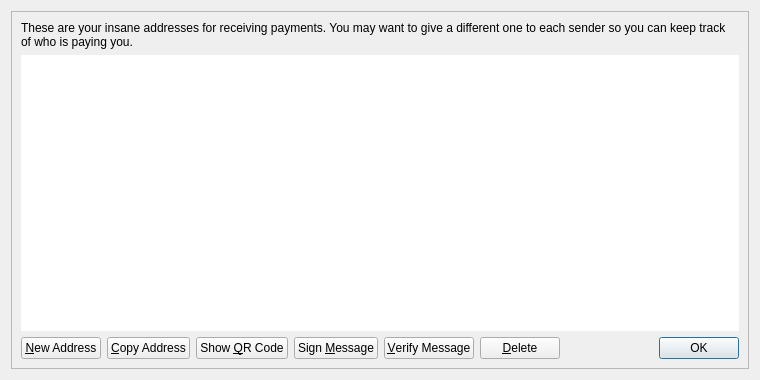
<?xml version="1.0" encoding="UTF-8"?>
<ui version="4.0">
 <class>AddressBookPage</class>
 <widget class="QWidget" name="AddressBookPage">
  <property name="geometry">
   <rect>
    <x>0</x>
    <y>0</y>
    <width>760</width>
    <height>380</height>
   </rect>
  </property>
  <property name="windowTitle">
   <string>Address Book</string>
  </property>
  <layout class="QVBoxLayout" name="verticalLayout_2">
   <item>
    <widget class="QFrame" name="frameMain">
     <property name="frameShape">
      <enum>QFrame::StyledPanel</enum>
     </property>
     <property name="frameShadow">
      <enum>QFrame::Raised</enum>
     </property>
     <layout class="QVBoxLayout" name="verticalLayout">
      <item>
       <widget class="QLabel" name="labelExplanation">
        <property name="text">
         <string>These are your insane addresses for receiving payments. You may want to give a different one to each sender so you can keep track of who is paying you.</string>
        </property>
        <property name="textFormat">
         <enum>Qt::PlainText</enum>
        </property>
        <property name="wordWrap">
         <bool>true</bool>
        </property>
       </widget>
      </item>
      <item>
       <widget class="QTableView" name="tableView">
        <property name="contextMenuPolicy">
         <enum>Qt::CustomContextMenu</enum>
        </property>
        <property name="toolTip">
         <string>Double-click to edit address or label</string>
        </property>
        <property name="frameShape">
         <enum>QFrame::NoFrame</enum>
        </property>
        <property name="tabKeyNavigation">
         <bool>false</bool>
        </property>
        <property name="alternatingRowColors">
         <bool>true</bool>
        </property>
        <property name="selectionMode">
         <enum>QAbstractItemView::SingleSelection</enum>
        </property>
        <property name="selectionBehavior">
         <enum>QAbstractItemView::SelectRows</enum>
        </property>
        <property name="sortingEnabled">
         <bool>true</bool>
        </property>
        <attribute name="verticalHeaderVisible">
         <bool>false</bool>
        </attribute>
       </widget>
      </item>
      <item>
       <layout class="QHBoxLayout" name="horizontalLayout">
        <item>
         <widget class="QPushButton" name="newAddressButton">
          <property name="toolTip">
           <string>Create a new address</string>
          </property>
          <property name="text">
           <string>&amp;New Address</string>
          </property>
          <property name="icon">
           <iconset resource="../bitcoin.qrc">
            <normaloff>:/icons/add</normaloff>:/icons/add</iconset>
          </property>
         </widget>
        </item>
        <item>
         <widget class="QPushButton" name="copyToClipboard">
          <property name="toolTip">
           <string>Copy the currently selected address to the system clipboard</string>
          </property>
          <property name="text">
           <string>&amp;Copy Address</string>
          </property>
          <property name="icon">
           <iconset resource="../bitcoin.qrc">
            <normaloff>:/icons/editcopy</normaloff>:/icons/editcopy</iconset>
          </property>
         </widget>
        </item>
        <item>
         <widget class="QPushButton" name="showQRCode">
          <property name="text">
           <string>Show &amp;QR Code</string>
          </property>
          <property name="icon">
           <iconset resource="../bitcoin.qrc">
            <normaloff>:/icons/qrcode</normaloff>:/icons/qrcode</iconset>
          </property>
         </widget>
        </item>
        <item>
         <widget class="QPushButton" name="signMessage">
          <property name="toolTip">
           <string>Sign a message to prove you own a insane address</string>
          </property>
          <property name="text">
           <string>Sign &amp;Message</string>
          </property>
          <property name="icon">
           <iconset resource="../bitcoin.qrc">
            <normaloff>:/icons/edit</normaloff>:/icons/edit</iconset>
          </property>
         </widget>
        </item>
        <item>
         <widget class="QPushButton" name="verifyMessage">
          <property name="toolTip">
           <string>Verify a message to ensure it was signed with a specified insane address</string>
          </property>
          <property name="text">
           <string>&amp;Verify Message</string>
          </property>
          <property name="icon">
           <iconset resource="../bitcoin.qrc">
            <normaloff>:/icons/transaction_0</normaloff>:/icons/transaction_0</iconset>
          </property>
         </widget>
        </item>
        <item>
         <widget class="QPushButton" name="deleteButton">
          <property name="toolTip">
           <string>Delete the currently selected address from the list</string>
          </property>
          <property name="text">
           <string>&amp;Delete</string>
          </property>
          <property name="icon">
           <iconset resource="../bitcoin.qrc">
            <normaloff>:/icons/remove</normaloff>:/icons/remove</iconset>
          </property>
         </widget>
        </item>
        <item>
         <spacer name="horizontalSpacer">
          <property name="orientation">
           <enum>Qt::Horizontal</enum>
          </property>
          <property name="sizeHint" stdset="0">
           <size>
            <width>40</width>
            <height>20</height>
           </size>
          </property>
         </spacer>
        </item>
        <item>
         <widget class="QDialogButtonBox" name="buttonBox">
          <property name="sizePolicy">
           <sizepolicy hsizetype="Maximum" vsizetype="Fixed">
            <horstretch>0</horstretch>
            <verstretch>0</verstretch>
           </sizepolicy>
          </property>
          <property name="standardButtons">
           <set>QDialogButtonBox::Ok</set>
          </property>
         </widget>
        </item>
       </layout>
      </item>
     </layout>
    </widget>
   </item>
  </layout>
 </widget>
 <resources>
  <include location="../bitcoin.qrc"/>
 </resources>
 <connections/>
</ui>
